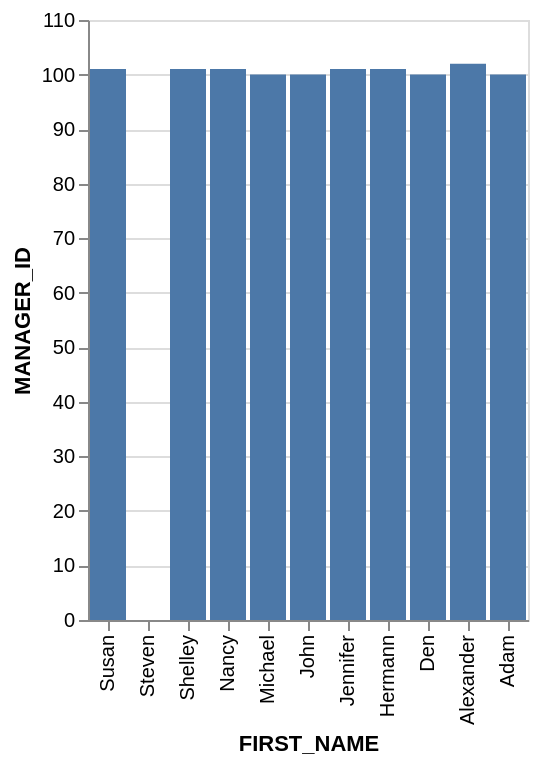

Express this chart as Vega-Lite.
### Vega-Lite specification from a JSON file in a GitHub repository (floating-point values rounded to 4 significant figures)
{"data": {"values": [{"x_data": "Susan", "y_data": 101}, {"x_data": "Steven", "y_data": 0}, {"x_data": "Shelley", "y_data": 101}, {"x_data": "Nancy", "y_data": 101}, {"x_data": "Michael", "y_data": 100}, {"x_data": "John", "y_data": 100}, {"x_data": "Jennifer", "y_data": 101}, {"x_data": "Hermann", "y_data": 101}, {"x_data": "Den", "y_data": 100}, {"x_data": "Alexander", "y_data": 102}, {"x_data": "Adam", "y_data": 100}]}, "mark": "bar", "encoding": {"x": {"field": "x_data", "type": "nominal", "title": "FIRST_NAME", "sort": "descending"}, "y": {"field": "y_data", "type": "quantitative", "title": "MANAGER_ID"}}}
